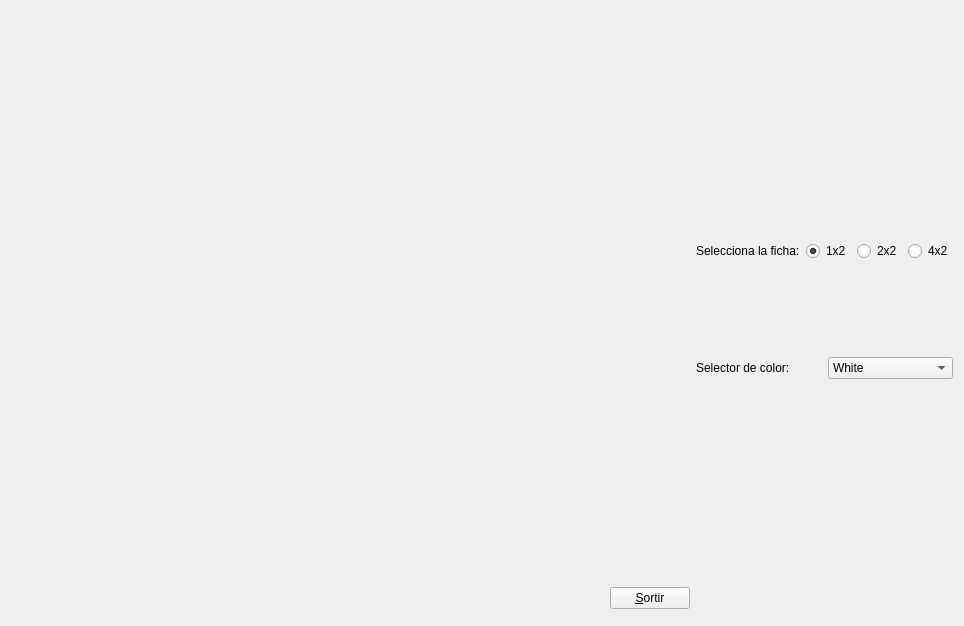
<?xml version="1.0" encoding="UTF-8"?>
<ui version="4.0">
 <class>MyForm</class>
 <widget class="QWidget" name="MyForm">
  <property name="geometry">
   <rect>
    <x>0</x>
    <y>0</y>
    <width>964</width>
    <height>626</height>
   </rect>
  </property>
  <property name="windowTitle">
   <string>IDI-Lab</string>
  </property>
  <layout class="QGridLayout" name="gridLayout">
   <item row="0" column="0" rowspan="2">
    <widget class="MyGLWidget" name="widget" native="true">
     <property name="sizePolicy">
      <sizepolicy hsizetype="Expanding" vsizetype="Expanding">
       <horstretch>0</horstretch>
       <verstretch>0</verstretch>
      </sizepolicy>
     </property>
     <property name="minimumSize">
      <size>
       <width>50</width>
       <height>50</height>
      </size>
     </property>
    </widget>
   </item>
   <item row="0" column="1">
    <layout class="QVBoxLayout" name="verticalLayout">
     <item>
      <spacer name="verticalSpacer">
       <property name="orientation">
        <enum>Qt::Vertical</enum>
       </property>
       <property name="sizeHint" stdset="0">
        <size>
         <width>20</width>
         <height>40</height>
        </size>
       </property>
      </spacer>
     </item>
     <item>
      <widget class="QPushButton" name="pushButton">
       <property name="sizePolicy">
        <sizepolicy hsizetype="Fixed" vsizetype="Fixed">
         <horstretch>0</horstretch>
         <verstretch>0</verstretch>
        </sizepolicy>
       </property>
       <property name="text">
        <string>&amp;Sortir</string>
       </property>
      </widget>
     </item>
    </layout>
   </item>
   <item row="0" column="2">
    <layout class="QVBoxLayout" name="verticalLayout_2">
     <item>
      <spacer name="verticalSpacer_2">
       <property name="orientation">
        <enum>Qt::Vertical</enum>
       </property>
       <property name="sizeType">
        <enum>QSizePolicy::Fixed</enum>
       </property>
       <property name="sizeHint" stdset="0">
        <size>
         <width>20</width>
         <height>200</height>
        </size>
       </property>
      </spacer>
     </item>
     <item>
      <layout class="QHBoxLayout" name="horizontalLayout">
       <item>
        <widget class="QLabel" name="label">
         <property name="text">
          <string>Selecciona la ficha:</string>
         </property>
        </widget>
       </item>
       <item>
        <widget class="QRadioButton" name="radioButton">
         <property name="text">
          <string>1x2</string>
         </property>
         <property name="checked">
          <bool>true</bool>
         </property>
        </widget>
       </item>
       <item>
        <widget class="QRadioButton" name="radioButton_2">
         <property name="text">
          <string>2x2</string>
         </property>
        </widget>
       </item>
       <item>
        <widget class="QRadioButton" name="radioButton_3">
         <property name="text">
          <string>4x2</string>
         </property>
        </widget>
       </item>
      </layout>
     </item>
     <item>
      <spacer name="verticalSpacer_4">
       <property name="orientation">
        <enum>Qt::Vertical</enum>
       </property>
       <property name="sizeType">
        <enum>QSizePolicy::Fixed</enum>
       </property>
       <property name="sizeHint" stdset="0">
        <size>
         <width>20</width>
         <height>60</height>
        </size>
       </property>
      </spacer>
     </item>
     <item>
      <layout class="QHBoxLayout" name="horizontalLayout_2">
       <item>
        <widget class="QLabel" name="label_2">
         <property name="text">
          <string>Selector de color:</string>
         </property>
        </widget>
       </item>
       <item>
        <widget class="QComboBox" name="comboBox">
         <item>
          <property name="text">
           <string>White</string>
          </property>
         </item>
         <item>
          <property name="text">
           <string>Red</string>
          </property>
         </item>
         <item>
          <property name="text">
           <string>Blue</string>
          </property>
         </item>
         <item>
          <property name="text">
           <string>Green</string>
          </property>
         </item>
         <item>
          <property name="text">
           <string>Cyan</string>
          </property>
         </item>
         <item>
          <property name="text">
           <string>Magenta</string>
          </property>
         </item>
         <item>
          <property name="text">
           <string>Yellow</string>
          </property>
         </item>
         <item>
          <property name="text">
           <string>Black</string>
          </property>
         </item>
        </widget>
       </item>
      </layout>
     </item>
     <item>
      <spacer name="verticalSpacer_3">
       <property name="orientation">
        <enum>Qt::Vertical</enum>
       </property>
       <property name="sizeType">
        <enum>QSizePolicy::Fixed</enum>
       </property>
       <property name="sizeHint" stdset="0">
        <size>
         <width>20</width>
         <height>200</height>
        </size>
       </property>
      </spacer>
     </item>
    </layout>
   </item>
  </layout>
 </widget>
 <customwidgets>
  <customwidget>
   <class>MyGLWidget</class>
   <extends>QWidget</extends>
   <header>MyGLWidget.h</header>
   <container>1</container>
   <slots>
    <signal>colorChangedS(int)</signal>
    <signal>brick1()</signal>
    <signal>brick2()</signal>
    <signal>brick3()</signal>
    <slot>reset()</slot>
    <slot>changeColor(int)</slot>
    <slot>brick1Pressed()</slot>
    <slot>brick2Pressed()</slot>
    <slot>brick3Pressed()</slot>
   </slots>
  </customwidget>
 </customwidgets>
 <tabstops>
  <tabstop>radioButton</tabstop>
  <tabstop>radioButton_2</tabstop>
  <tabstop>radioButton_3</tabstop>
  <tabstop>comboBox</tabstop>
  <tabstop>pushButton</tabstop>
 </tabstops>
 <resources/>
 <connections>
  <connection>
   <sender>pushButton</sender>
   <signal>clicked()</signal>
   <receiver>MyForm</receiver>
   <slot>close()</slot>
   <hints>
    <hint type="sourcelabel">
     <x>586</x>
     <y>597</y>
    </hint>
    <hint type="destinationlabel">
     <x>665</x>
     <y>529</y>
    </hint>
   </hints>
  </connection>
  <connection>
   <sender>comboBox</sender>
   <signal>currentIndexChanged(int)</signal>
   <receiver>widget</receiver>
   <slot>changeColor(int)</slot>
   <hints>
    <hint type="sourcelabel">
     <x>817</x>
     <y>446</y>
    </hint>
    <hint type="destinationlabel">
     <x>280</x>
     <y>335</y>
    </hint>
   </hints>
  </connection>
  <connection>
   <sender>radioButton</sender>
   <signal>clicked()</signal>
   <receiver>widget</receiver>
   <slot>brick1Pressed()</slot>
   <hints>
    <hint type="sourcelabel">
     <x>797</x>
     <y>175</y>
    </hint>
    <hint type="destinationlabel">
     <x>280</x>
     <y>127</y>
    </hint>
   </hints>
  </connection>
  <connection>
   <sender>radioButton_2</sender>
   <signal>clicked()</signal>
   <receiver>widget</receiver>
   <slot>brick2Pressed()</slot>
   <hints>
    <hint type="sourcelabel">
     <x>851</x>
     <y>162</y>
    </hint>
    <hint type="destinationlabel">
     <x>280</x>
     <y>84</y>
    </hint>
   </hints>
  </connection>
  <connection>
   <sender>radioButton_3</sender>
   <signal>clicked()</signal>
   <receiver>widget</receiver>
   <slot>brick3Pressed()</slot>
   <hints>
    <hint type="sourcelabel">
     <x>905</x>
     <y>175</y>
    </hint>
    <hint type="destinationlabel">
     <x>280</x>
     <y>56</y>
    </hint>
   </hints>
  </connection>
 </connections>
</ui>
